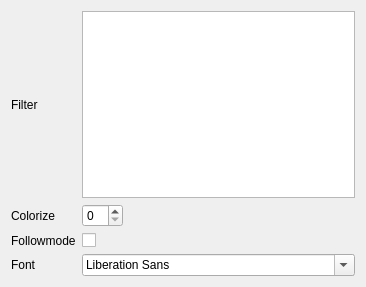
<?xml version="1.0" encoding="UTF-8"?>
<ui version="4.0">
 <class>ContextMenu</class>
 <widget class="QWidget" name="ContextMenu">
  <property name="geometry">
   <rect>
    <x>0</x>
    <y>0</y>
    <width>366</width>
    <height>287</height>
   </rect>
  </property>
  <property name="windowTitle">
   <string>Dialog</string>
  </property>
  <property name="autoFillBackground">
   <bool>true</bool>
  </property>
  <layout class="QHBoxLayout" name="horizontalLayout_2">
   <item>
    <layout class="QGridLayout" name="gridLayout">
     <item row="3" column="0">
      <widget class="QLabel" name="label_3">
       <property name="text">
        <string>Font</string>
       </property>
      </widget>
     </item>
     <item row="2" column="0">
      <widget class="QLabel" name="label_4">
       <property name="text">
        <string>Followmode</string>
       </property>
      </widget>
     </item>
     <item row="0" column="1">
      <widget class="QPlainTextEdit" name="plainTextEdit"/>
     </item>
     <item row="2" column="1">
      <widget class="QCheckBox" name="checkBoxFollowmode">
       <property name="text">
        <string/>
       </property>
      </widget>
     </item>
     <item row="1" column="0">
      <widget class="QLabel" name="label">
       <property name="text">
        <string>Colorize</string>
       </property>
      </widget>
     </item>
     <item row="0" column="0">
      <widget class="QLabel" name="label_2">
       <property name="text">
        <string>Filter</string>
       </property>
      </widget>
     </item>
     <item row="1" column="1">
      <layout class="QHBoxLayout" name="horizontalLayout">
       <item>
        <widget class="QSpinBox" name="spinBox"/>
       </item>
       <item>
        <spacer name="horizontalSpacer">
         <property name="orientation">
          <enum>Qt::Horizontal</enum>
         </property>
         <property name="sizeHint" stdset="0">
          <size>
           <width>40</width>
           <height>20</height>
          </size>
         </property>
        </spacer>
       </item>
      </layout>
     </item>
     <item row="3" column="1">
      <widget class="QFontComboBox" name="fontComboBox"/>
     </item>
    </layout>
   </item>
  </layout>
 </widget>
 <resources/>
 <connections/>
</ui>
